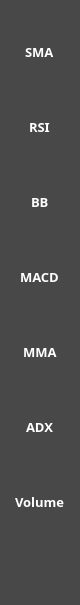
     <widget class="QFrame" name="rightFrame">
      <property name="minimumSize">
       <size>
        <width>80</width>
        <height>0</height>
       </size>
      </property>
      <property name="maximumSize">
       <size>
        <width>80</width>
        <height>16777215</height>
       </size>
      </property>
      <property name="styleSheet">
       <string notr="true">background-color: rgb(72, 72, 72);
border-radius: 10px;</string>
      </property>
      <property name="frameShape">
       <enum>QFrame::StyledPanel</enum>
      </property>
      <property name="frameShadow">
       <enum>QFrame::Raised</enum>
      </property>
      <layout class="QVBoxLayout" name="verticalLayout_6">
       <property name="leftMargin">
        <number>3</number>
       </property>
       <property name="topMargin">
        <number>3</number>
       </property>
       <property name="rightMargin">
        <number>3</number>
       </property>
       <property name="bottomMargin">
        <number>3</number>
       </property>
       <item>
        <layout class="QVBoxLayout" name="verticalLayout_3">
         <property name="spacing">
          <number>6</number>
         </property>
         <item>
          <spacer name="verticalSpacer_5">
           <property name="orientation">
            <enum>Qt::Vertical</enum>
           </property>
           <property name="sizeHint" stdset="0">
            <size>
             <width>20</width>
             <height>40</height>
            </size>
           </property>
          </spacer>
         </item>
         <item alignment="Qt::AlignHCenter">
          <widget class="QLabel" name="labelSMA">
           <property name="font">
            <font>
             <family>Maiandra GD</family>
             <pointsize>10</pointsize>
             <weight>75</weight>
             <bold>true</bold>
            </font>
           </property>
           <property name="styleSheet">
            <string notr="true">color: white;</string>
           </property>
           <property name="text">
            <string>SMA</string>
           </property>
          </widget>
         </item>
         <item alignment="Qt::AlignHCenter">
          <widget class="QLabel" name="labelSmaDecision">
           <property name="minimumSize">
            <size>
             <width>45</width>
             <height>45</height>
            </size>
           </property>
           <property name="maximumSize">
            <size>
             <width>60</width>
             <height>60</height>
            </size>
           </property>
           <property name="text">
            <string/>
           </property>
           <property name="pixmap">
            <pixmap>appIcons/buyIcon.png</pixmap>
           </property>
           <property name="scaledContents">
            <bool>true</bool>
           </property>
          </widget>
         </item>
         <item alignment="Qt::AlignHCenter">
          <widget class="QLabel" name="labelRSI">
           <property name="font">
            <font>
             <family>Maiandra GD</family>
             <pointsize>10</pointsize>
             <weight>75</weight>
             <bold>true</bold>
            </font>
           </property>
           <property name="styleSheet">
            <string notr="true">color: white;</string>
           </property>
           <property name="text">
            <string>RSI</string>
           </property>
          </widget>
         </item>
         <item alignment="Qt::AlignHCenter">
          <widget class="QLabel" name="labelRsiDecision">
           <property name="minimumSize">
            <size>
             <width>45</width>
             <height>45</height>
            </size>
           </property>
           <property name="maximumSize">
            <size>
             <width>60</width>
             <height>60</height>
            </size>
           </property>
           <property name="text">
            <string/>
           </property>
           <property name="pixmap">
            <pixmap>appIcons/holdIcon.png</pixmap>
           </property>
           <property name="scaledContents">
            <bool>true</bool>
           </property>
          </widget>
         </item>
         <item alignment="Qt::AlignHCenter">
          <widget class="QLabel" name="labelBB">
           <property name="font">
            <font>
             <family>Maiandra GD</family>
             <pointsize>10</pointsize>
             <weight>75</weight>
             <bold>true</bold>
            </font>
           </property>
           <property name="styleSheet">
            <string notr="true">color: white;</string>
           </property>
           <property name="text">
            <string>BB</string>
           </property>
          </widget>
         </item>
         <item alignment="Qt::AlignHCenter">
          <widget class="QLabel" name="labelBbDecision">
           <property name="minimumSize">
            <size>
             <width>45</width>
             <height>45</height>
            </size>
           </property>
           <property name="maximumSize">
            <size>
             <width>60</width>
             <height>60</height>
            </size>
           </property>
           <property name="text">
            <string/>
           </property>
           <property name="pixmap">
            <pixmap>appIcons/buyIcon.png</pixmap>
           </property>
           <property name="scaledContents">
            <bool>true</bool>
           </property>
          </widget>
         </item>
         <item alignment="Qt::AlignHCenter">
          <widget class="QLabel" name="labelMACD">
           <property name="font">
            <font>
             <family>Maiandra GD</family>
             <pointsize>10</pointsize>
             <weight>75</weight>
             <bold>true</bold>
            </font>
           </property>
           <property name="styleSheet">
            <string notr="true">color: white;</string>
           </property>
           <property name="text">
            <string>MACD</string>
           </property>
          </widget>
         </item>
         <item alignment="Qt::AlignHCenter">
          <widget class="QLabel" name="labelMacdDecision">
           <property name="minimumSize">
            <size>
             <width>45</width>
             <height>45</height>
            </size>
           </property>
           <property name="maximumSize">
            <size>
             <width>60</width>
             <height>60</height>
            </size>
           </property>
           <property name="text">
            <string/>
           </property>
           <property name="pixmap">
            <pixmap>appIcons/sellIcon.png</pixmap>
           </property>
           <property name="scaledContents">
            <bool>true</bool>
           </property>
          </widget>
         </item>
         <item alignment="Qt::AlignHCenter">
          <widget class="QLabel" name="labelMMA">
           <property name="font">
            <font>
             <family>Maiandra GD</family>
             <pointsize>10</pointsize>
             <weight>75</weight>
             <bold>true</bold>
            </font>
           </property>
           <property name="styleSheet">
            <string notr="true">color: white;</string>
           </property>
           <property name="text">
            <string>MMA</string>
           </property>
          </widget>
         </item>
         <item alignment="Qt::AlignHCenter">
          <widget class="QLabel" name="labelMmaDecision">
           <property name="minimumSize">
            <size>
             <width>45</width>
             <height>45</height>
            </size>
           </property>
           <property name="maximumSize">
            <size>
             <width>60</width>
             <height>60</height>
            </size>
           </property>
           <property name="text">
            <string/>
           </property>
           <property name="pixmap">
            <pixmap>appIcons/buyIcon.png</pixmap>
           </property>
           <property name="scaledContents">
            <bool>true</bool>
           </property>
          </widget>
         </item>
         <item alignment="Qt::AlignHCenter">
          <widget class="QLabel" name="labelADX">
           <property name="font">
            <font>
             <family>Maiandra GD</family>
             <pointsize>10</pointsize>
             <weight>75</weight>
             <bold>true</bold>
            </font>
           </property>
           <property name="styleSheet">
            <string notr="true">color: white;</string>
           </property>
           <property name="text">
            <string>ADX</string>
           </property>
          </widget>
         </item>
         <item alignment="Qt::AlignHCenter">
          <widget class="QLabel" name="labelAdxDecision">
           <property name="minimumSize">
            <size>
             <width>45</width>
             <height>45</height>
            </size>
           </property>
           <property name="maximumSize">
            <size>
             <width>60</width>
             <height>60</height>
            </size>
           </property>
           <property name="text">
            <string/>
           </property>
           <property name="pixmap">
            <pixmap>appIcons/holdIcon.png</pixmap>
           </property>
           <property name="scaledContents">
            <bool>true</bool>
           </property>
          </widget>
         </item>
         <item alignment="Qt::AlignHCenter">
          <widget class="QLabel" name="labelVOLUME">
           <property name="font">
            <font>
             <family>Maiandra GD</family>
             <pointsize>10</pointsize>
             <weight>75</weight>
             <bold>true</bold>
            </font>
           </property>
           <property name="styleSheet">
            <string notr="true">color: white;</string>
           </property>
           <property name="text">
            <string>Volume</string>
           </property>
          </widget>
         </item>
         <item alignment="Qt::AlignHCenter">
          <widget class="QLabel" name="labelVolumeDecision">
           <property name="minimumSize">
            <size>
             <width>45</width>
             <height>45</height>
            </size>
           </property>
           <property name="maximumSize">
            <size>
             <width>60</width>
             <height>60</height>
            </size>
           </property>
           <property name="text">
            <string/>
           </property>
           <property name="pixmap">
            <pixmap>appIcons/sellIcon.png</pixmap>
           </property>
           <property name="scaledContents">
            <bool>true</bool>
           </property>
          </widget>
         </item>
         <item>
          <spacer name="verticalSpacer_6">
           <property name="orientation">
            <enum>Qt::Vertical</enum>
           </property>
           <property name="sizeHint" stdset="0">
            <size>
             <width>20</width>
             <height>40</height>
            </size>
           </property>
          </spacer>
         </item>
        </layout>
       </item>
      </layout>
     </widget>
